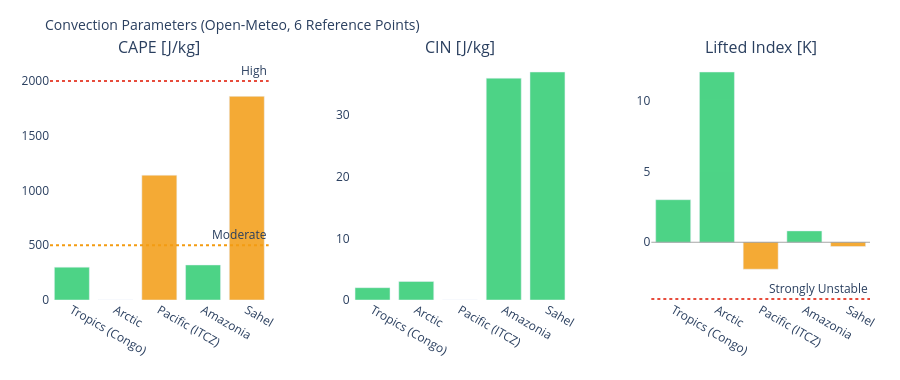

Notebook code cell kept with this figure:
### Markdown cell above
---
## 3. Visualizations

### Code cell
# ============================================================
# CAPE / CIN / LIFTED INDEX – Convection potential
# ============================================================

if not df_atm.empty:
    fig = make_subplots(
        rows=1, cols=3,
        subplot_titles=['CAPE [J/kg]', 'CIN [J/kg]', 'Lifted Index [K]'],
        horizontal_spacing=0.1
    )
    pts = df_atm['point'].tolist()
    pt_colors = ['#E85D24','#185FA5','#888780','#378ADD','#639922','#F2A623']

    # CAPE – höher = mehr Gewitterpotential
    cape_vals = df_atm['cape'].fillna(0).tolist()
    cape_colors = ['#e74c3c' if v > 2000 else '#f39c12' if v > 500 else '#2ecc71'
                   for v in cape_vals]
    fig.add_trace(go.Bar(x=pts, y=cape_vals, marker_color=cape_colors,
                         opacity=0.85, showlegend=False), row=1, col=1)
    fig.add_hline(y=2000, line_dash='dot', line_color='#e74c3c',
                  annotation_text='High', row=1, col=1)
    fig.add_hline(y=500,  line_dash='dot', line_color='#f39c12',
                  annotation_text='Moderate', row=1, col=1)

    # CIN – negativer = stärker gedeckelt (weniger Auslöse)
    cin_vals = df_atm['cin'].fillna(0).tolist()
    cin_colors = ['#e74c3c' if v < -200 else '#f39c12' if v < -50 else '#2ecc71'
                  for v in cin_vals]
    fig.add_trace(go.Bar(x=pts, y=cin_vals, marker_color=cin_colors,
                         opacity=0.85, showlegend=False), row=1, col=2)

    # Lifted Index – negativ = instabil
    li_vals = df_atm['li'].fillna(0).tolist()
    li_colors = ['#e74c3c' if v < -4 else '#f39c12' if v < 0 else '#2ecc71'
                 for v in li_vals]
    fig.add_trace(go.Bar(x=pts, y=li_vals, marker_color=li_colors,
                         opacity=0.85, showlegend=False), row=1, col=3)
    fig.add_hline(y=0, line_color='gray', line_width=0.7, row=1, col=3)
    fig.add_hline(y=-4, line_dash='dot', line_color='#e74c3c',
                  annotation_text='Strongly Unstable', row=1, col=3)

    fig.update_layout(
        title=dict(text='Convection Parameters (Open-Meteo, 6 Reference Points)', font=dict(size=14)),
        height=380, plot_bgcolor='rgba(0,0,0,0)', paper_bgcolor='rgba(0,0,0,0)',
        margin=dict(l=50, r=30, t=60, b=80)
    )
    fig.update_xaxes(tickangle=30)
    fig.show()

### Figure 1 — Plotly figure (JSON) as saved in the notebook; plotly's stock layout.template omitted (floating-point values rounded to 4 significant figures)
{"data": [{"marker": {"color": ["#2ecc71", "#2ecc71", "#f39c12", "#2ecc71", "#f39c12"]}, "opacity": 0.85, "showlegend": false, "type": "bar", "x": ["Tropics (Congo)", "Arctic", "Pacific (ITCZ)", "Amazonia", "Sahel"], "xaxis": "x", "y": [300.0, 0.0, 1140.0, 320.0, 1860.0], "yaxis": "y"}, {"marker": {"color": ["#2ecc71", "#2ecc71", "#2ecc71", "#2ecc71", "#2ecc71"]}, "opacity": 0.85, "showlegend": false, "type": "bar", "x": ["Tropics (Congo)", "Arctic", "Pacific (ITCZ)", "Amazonia", "Sahel"], "xaxis": "x2", "y": [2.0, 3.0, 0.0, 36.0, 37.0], "yaxis": "y2"}, {"marker": {"color": ["#2ecc71", "#2ecc71", "#f39c12", "#2ecc71", "#f39c12"]}, "opacity": 0.85, "showlegend": false, "type": "bar", "x": ["Tropics (Congo)", "Arctic", "Pacific (ITCZ)", "Amazonia", "Sahel"], "xaxis": "x3", "y": [3.0, 12.0, -1.9, 0.8, -0.3], "yaxis": "y3"}], "layout": {"annotations": [{"font": {"size": 16}, "showarrow": false, "text": "CAPE [J/kg]", "x": 0.1333, "xanchor": "center", "xref": "paper", "y": 1.0, "yanchor": "bottom", "yref": "paper"}, {"font": {"size": 16}, "showarrow": false, "text": "CIN [J/kg]", "x": 0.5, "xanchor": "center", "xref": "paper", "y": 1.0, "yanchor": "bottom", "yref": "paper"}, {"font": {"size": 16}, "showarrow": false, "text": "Lifted Index [K]", "x": 0.8667, "xanchor": "center", "xref": "paper", "y": 1.0, "yanchor": "bottom", "yref": "paper"}, {"showarrow": false, "text": "High", "x": 1, "xanchor": "right", "xref": "x domain", "y": 2000, "yanchor": "bottom", "yref": "y"}, {"showarrow": false, "text": "Moderate", "x": 1, "xanchor": "right", "xref": "x domain", "y": 500, "yanchor": "bottom", "yref": "y"}, {"showarrow": false, "text": "Strongly Unstable", "x": 1, "xanchor": "right", "xref": "x3 domain", "y": -4, "yanchor": "bottom", "yref": "y3"}], "height": 380, "margin": {"b": 80, "l": 50, "r": 30, "t": 60}, "paper_bgcolor": "rgba(0,0,0,0)", "plot_bgcolor": "rgba(0,0,0,0)", "shapes": [{"line": {"color": "#e74c3c", "dash": "dot"}, "type": "line", "x0": 0, "x1": 1, "xref": "x domain", "y0": 2000, "y1": 2000, "yref": "y"}, {"line": {"color": "#f39c12", "dash": "dot"}, "type": "line", "x0": 0, "x1": 1, "xref": "x domain", "y0": 500, "y1": 500, "yref": "y"}, {"line": {"color": "gray", "width": 0.7}, "type": "line", "x0": 0, "x1": 1, "xref": "x3 domain", "y0": 0, "y1": 0, "yref": "y3"}, {"line": {"color": "#e74c3c", "dash": "dot"}, "type": "line", "x0": 0, "x1": 1, "xref": "x3 domain", "y0": -4, "y1": -4, "yref": "y3"}], "title": {"font": {"size": 14}, "text": "Convection Parameters (Open-Meteo, 6 Reference Points)"}, "xaxis": {"anchor": "y", "domain": [0.0, 0.2667], "tickangle": 30}, "xaxis2": {"anchor": "y2", "domain": [0.3667, 0.6333], "tickangle": 30}, "xaxis3": {"anchor": "y3", "domain": [0.7333, 1.0], "tickangle": 30}, "yaxis": {"anchor": "x", "domain": [0.0, 1.0]}, "yaxis2": {"anchor": "x2", "domain": [0.0, 1.0]}, "yaxis3": {"anchor": "x3", "domain": [0.0, 1.0]}}}
